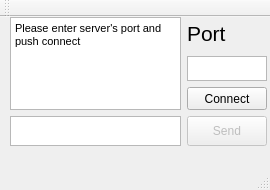
<?xml version="1.0" encoding="UTF-8"?>
<ui version="4.0">
 <class>Client</class>
 <widget class="QMainWindow" name="Client">
  <property name="geometry">
   <rect>
    <x>0</x>
    <y>0</y>
    <width>270</width>
    <height>190</height>
   </rect>
  </property>
  <property name="sizePolicy">
   <sizepolicy hsizetype="Fixed" vsizetype="Fixed">
    <horstretch>0</horstretch>
    <verstretch>0</verstretch>
   </sizepolicy>
  </property>
  <property name="minimumSize">
   <size>
    <width>270</width>
    <height>190</height>
   </size>
  </property>
  <property name="maximumSize">
   <size>
    <width>270</width>
    <height>190</height>
   </size>
  </property>
  <property name="windowTitle">
   <string>Client</string>
  </property>
  <widget class="QWidget" name="centralWidget">
   <widget class="QPushButton" name="setConnection">
    <property name="geometry">
     <rect>
      <x>187</x>
      <y>70</y>
      <width>80</width>
      <height>23</height>
     </rect>
    </property>
    <property name="sizePolicy">
     <sizepolicy hsizetype="Preferred" vsizetype="Fixed">
      <horstretch>0</horstretch>
      <verstretch>0</verstretch>
     </sizepolicy>
    </property>
    <property name="minimumSize">
     <size>
      <width>80</width>
      <height>0</height>
     </size>
    </property>
    <property name="maximumSize">
     <size>
      <width>80</width>
      <height>16777215</height>
     </size>
    </property>
    <property name="text">
     <string>Connect</string>
    </property>
   </widget>
   <widget class="QPlainTextEdit" name="toSend">
    <property name="geometry">
     <rect>
      <x>10</x>
      <y>99</y>
      <width>171</width>
      <height>30</height>
     </rect>
    </property>
    <property name="maximumSize">
     <size>
      <width>16777215</width>
      <height>30</height>
     </size>
    </property>
   </widget>
   <widget class="QLabel" name="label">
    <property name="geometry">
     <rect>
      <x>187</x>
      <y>0</y>
      <width>80</width>
      <height>33</height>
     </rect>
    </property>
    <property name="minimumSize">
     <size>
      <width>80</width>
      <height>0</height>
     </size>
    </property>
    <property name="maximumSize">
     <size>
      <width>80</width>
      <height>16777215</height>
     </size>
    </property>
    <property name="font">
     <font>
      <pointsize>16</pointsize>
     </font>
    </property>
    <property name="text">
     <string>Port</string>
    </property>
   </widget>
   <widget class="QPushButton" name="send">
    <property name="enabled">
     <bool>false</bool>
    </property>
    <property name="geometry">
     <rect>
      <x>187</x>
      <y>99</y>
      <width>80</width>
      <height>30</height>
     </rect>
    </property>
    <property name="minimumSize">
     <size>
      <width>80</width>
      <height>0</height>
     </size>
    </property>
    <property name="maximumSize">
     <size>
      <width>80</width>
      <height>30</height>
     </size>
    </property>
    <property name="text">
     <string>Send</string>
    </property>
   </widget>
   <widget class="QPlainTextEdit" name="port">
    <property name="geometry">
     <rect>
      <x>187</x>
      <y>39</y>
      <width>80</width>
      <height>25</height>
     </rect>
    </property>
    <property name="sizePolicy">
     <sizepolicy hsizetype="Expanding" vsizetype="Fixed">
      <horstretch>0</horstretch>
      <verstretch>0</verstretch>
     </sizepolicy>
    </property>
    <property name="minimumSize">
     <size>
      <width>80</width>
      <height>25</height>
     </size>
    </property>
    <property name="maximumSize">
     <size>
      <width>80</width>
      <height>25</height>
     </size>
    </property>
   </widget>
   <widget class="QTextEdit" name="dialog">
    <property name="geometry">
     <rect>
      <x>10</x>
      <y>0</y>
      <width>171</width>
      <height>93</height>
     </rect>
    </property>
    <property name="html">
     <string>&lt;!DOCTYPE HTML PUBLIC &quot;-//W3C//DTD HTML 4.0//EN&quot; &quot;http://www.w3.org/TR/REC-html40/strict.dtd&quot;&gt;
&lt;html&gt;&lt;head&gt;&lt;meta name=&quot;qrichtext&quot; content=&quot;1&quot; /&gt;&lt;style type=&quot;text/css&quot;&gt;
p, li { white-space: pre-wrap; }
&lt;/style&gt;&lt;/head&gt;&lt;body style=&quot; font-family:'MS Shell Dlg 2'; font-size:8.25pt; font-weight:400; font-style:normal;&quot;&gt;
&lt;p style=&quot; margin-top:0px; margin-bottom:0px; margin-left:0px; margin-right:0px; -qt-block-indent:0; text-indent:0px;&quot;&gt;Please enter server's port and push connect&lt;/p&gt;&lt;/body&gt;&lt;/html&gt;</string>
    </property>
   </widget>
  </widget>
  <widget class="QMenuBar" name="menuBar">
   <property name="geometry">
    <rect>
     <x>0</x>
     <y>0</y>
     <width>270</width>
     <height>21</height>
    </rect>
   </property>
  </widget>
  <widget class="QToolBar" name="mainToolBar">
   <attribute name="toolBarArea">
    <enum>TopToolBarArea</enum>
   </attribute>
   <attribute name="toolBarBreak">
    <bool>false</bool>
   </attribute>
  </widget>
  <widget class="QStatusBar" name="statusBar"/>
 </widget>
 <layoutdefault spacing="6" margin="11"/>
 <resources/>
 <connections/>
</ui>
